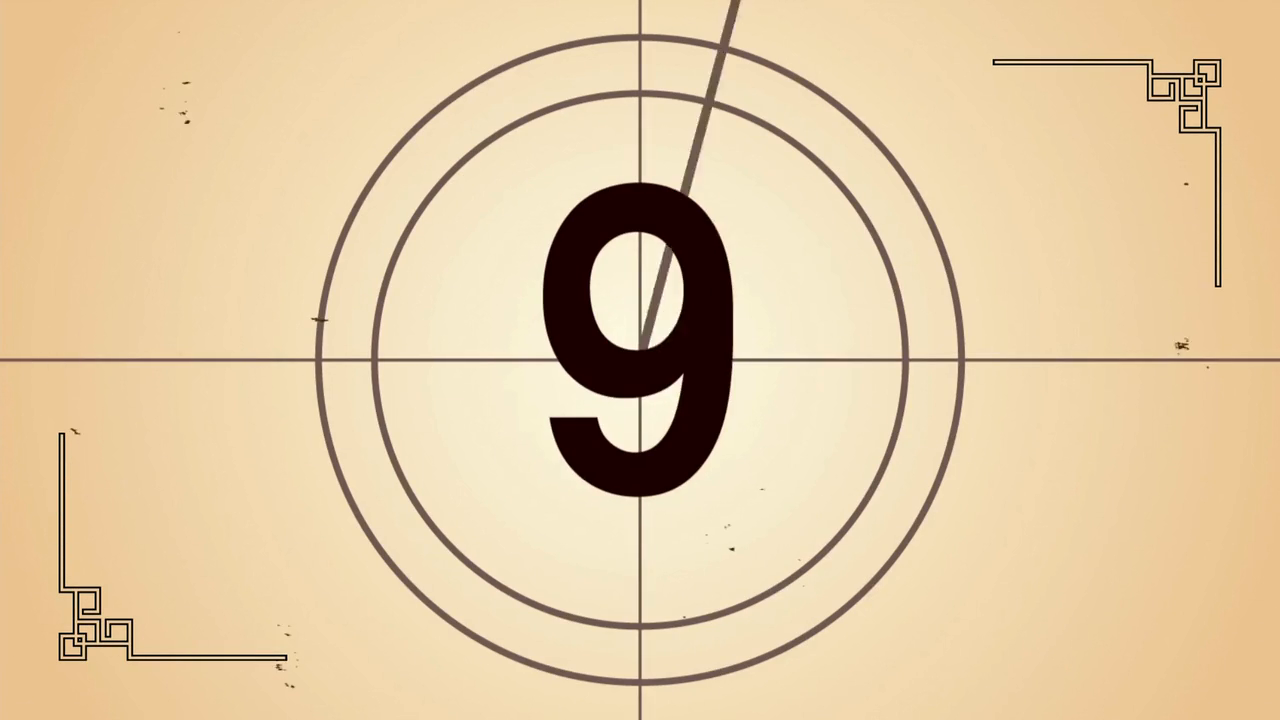
#> input picture frame 32 of Experiment 7 - Solutions by students/input_video.mp4, 1280 x 720 px
$ python EXP07.PY
#> lines starting #> are read from the running program, lines starting #| are printed output that depends on the picture
import cv2
import numpy as np

# --------------------------------------------------
# 1. Open Video
# --------------------------------------------------

video_path = "input_video.mp4"   # Change this to your video file
cap = cv2.VideoCapture(video_path)

if not cap.isOpened():
    print("Error: Could not open video.")
    exit()

# Read first frame
ret, old_frame = cap.read()
#> old_frame is the input picture: shape (720, 1280, 3); mean B, G, R 164.3, 202.1, 226.6

if not ret:
    print("Error: Could not read video.")
    cap.release()
    exit()

# Convert first frame to grayscale
old_gray = cv2.cvtColor(old_frame, cv2.COLOR_BGR2GRAY)
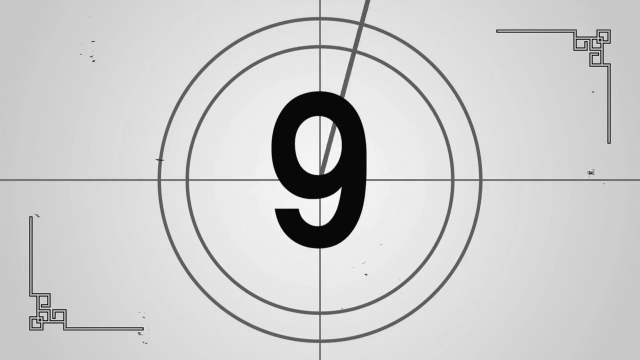
#> old_gray: shape (720, 1280) (shown at 1/2 size); min 0, max 254, mean 205.2

# --------------------------------------------------
# 2. Parameters for Lucas-Kanade Optical Flow
# --------------------------------------------------

feature_params = dict(
    maxCorners=100,
    qualityLevel=0.3,
    minDistance=7,
    blockSize=7
)

lk_params = dict(
    winSize=(15, 15),
    maxLevel=2,
    criteria=(
        cv2.TERM_CRITERIA_EPS | cv2.TERM_CRITERIA_COUNT,
        10,
        0.03
    )
)

# Detect feature points
p0 = cv2.goodFeaturesToTrack(
    old_gray,
    mask=None,
    **feature_params
)
#> p0 = 68 rows, first 8: [1216, 82], [1204, 128], [1204, 75], [1148, 63], [99, 641], [1170, 96], [1181, 107], [1180, 78]

# Mask for drawing trajectories
mask = np.zeros_like(old_frame)

# --------------------------------------------------
# 3. Process Video
# --------------------------------------------------

while True:

    ret, frame = cap.read()
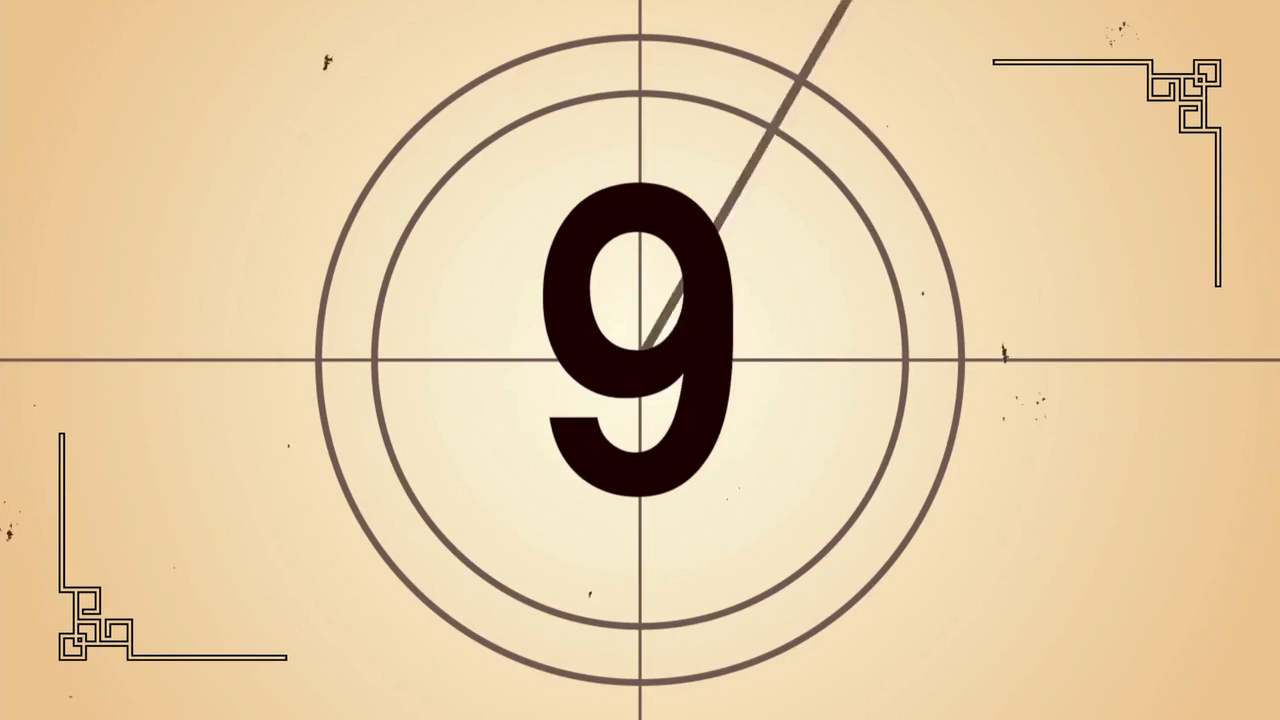
#> input picture frame 33 of Experiment 7 - Solutions by students/input_video.mp4, 1280 x 720 px
#> frame is the input picture: shape (720, 1280, 3); mean B, G, R 164.2, 202.1, 226.5

    if not ret:
        break

    frame_gray = cv2.cvtColor(frame, cv2.COLOR_BGR2GRAY)

    # --------------------------------------------------
    # Lucas-Kanade Sparse Optical Flow
    # --------------------------------------------------

    if p0 is not None and len(p0) > 0:

        p1, status, error = cv2.calcOpticalFlowPyrLK(
            old_gray,
            frame_gray,
            p0,
            None,
            **lk_params
        )
#> p1 has the same summary as p0; status = 68 values from 1 to 1; error = 68 values, max 56.68 at index 66, min 0 at index 0, mean 1.68

        if p1 is not None and status is not None:

            # Select successfully tracked points
            good_new = p1[status == 1]
#> good_new = 68 pairs, first value 61 to 1218, second value 61 to 658
            good_old = p0[status == 1]
#> good_old has the same summary as good_new

            # Draw trajectories
            for new, old in zip(good_new, good_old):

                x_new, y_new = new.ravel()
                x_old, y_old = old.ravel()

                x_new, y_new = int(x_new), int(y_new)
                x_old, y_old = int(x_old), int(y_old)

                # Draw trajectory
                mask = cv2.line(
                    mask,
                    (x_new, y_new),
                    (x_old, y_old),
                    (0, 255, 0),
                    2
                )

                # Draw current point
                frame = cv2.circle(
                    frame,
                    (x_new, y_new),
                    4,
                    (0, 0, 255),
                    -1
                )
#> this loop made 68 passes
#> (x_new, y_new, x_old, y_old) on passes 1 to 8: (1216, 82, 1216, 82), (1204, 128, 1204, 128), (1204, 75, 1204, 75), (1148, 63, 1148, 63), (99, 641, 99, 641), (1170, 96, 1170, 96), (1181, 107, 1181, 107), (1180, 78, 1180, 78)
#> frame: shape (720, 1280, 3); mean B, G, R 163.9, 201.6, 226.9
#> mask: shape (720, 1280, 3); mean of channels 0, 1, 2 0, 0.1, 0

            # Combine frame and trajectories
            sparse_output = cv2.add(frame, mask)

            # Update points
            p0 = good_new.reshape(-1, 1, 2)

        else:
            p0 = None

    else:
        sparse_output = frame.copy()

        # Detect new features if no points remain
        p0 = cv2.goodFeaturesToTrack(
            frame_gray,
            mask=None,
            **feature_params
        )

    # --------------------------------------------------
    # Farneback Dense Optical Flow
    # --------------------------------------------------

    flow = cv2.calcOpticalFlowFarneback(
        old_gray,
        frame_gray,
        None,
        pyr_scale=0.5,
        levels=3,
        winsize=15,
        iterations=3,
        poly_n=5,
        poly_sigma=1.2,
        flags=0
    )

    # Convert flow from Cartesian coordinates
    # to magnitude and direction
    magnitude, angle = cv2.cartToPolar(
        flow[..., 0],
        flow[..., 1]
    )

    # HSV image for visualization
    hsv = np.zeros_like(frame)

    # Saturation
    hsv[..., 1] = 255

    # Direction -> Hue
    hsv[..., 0] = angle * 180 / np.pi / 2

    # Magnitude -> Brightness
    hsv[..., 2] = cv2.normalize(
        magnitude,
        None,
        0,
        255,
        cv2.NORM_MINMAX
    )
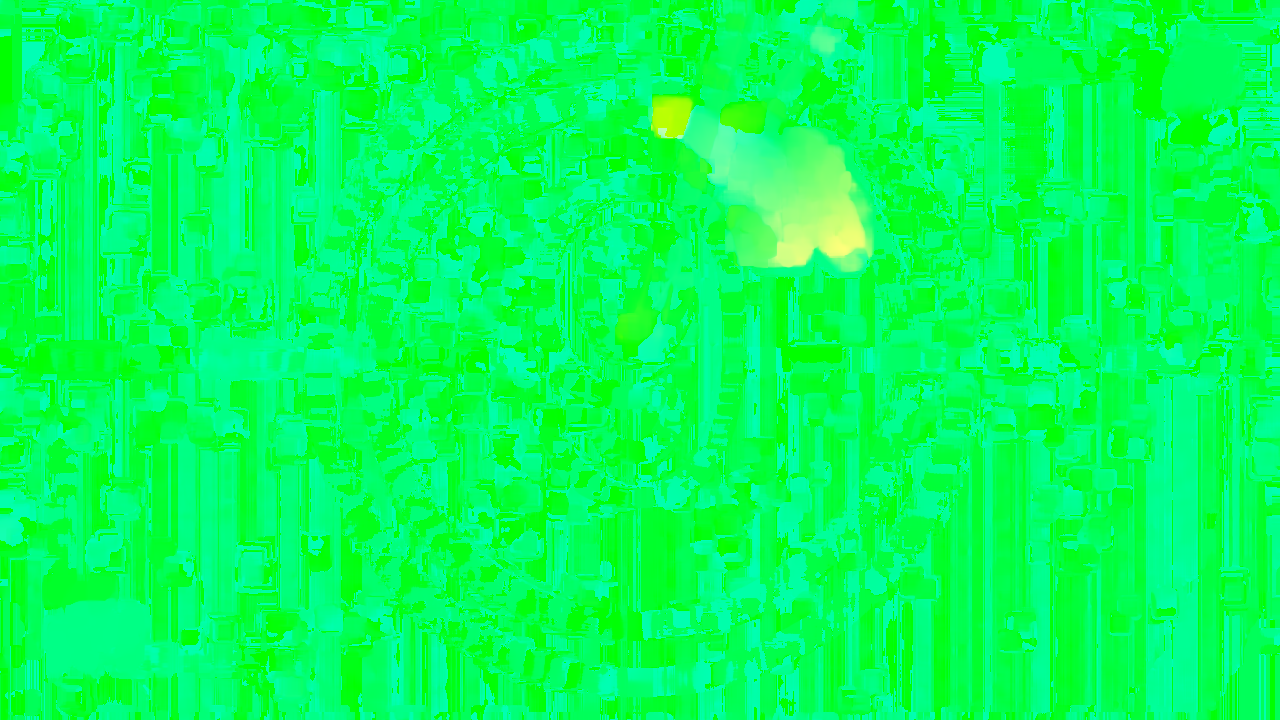
#> hsv: shape (720, 1280, 3); mean of channels 0, 1, 2 90.1, 255, 2.9; drawn as B, G, R

    # Convert HSV to BGR
    dense_output = cv2.cvtColor(
        hsv,
        cv2.COLOR_HSV2BGR
    )
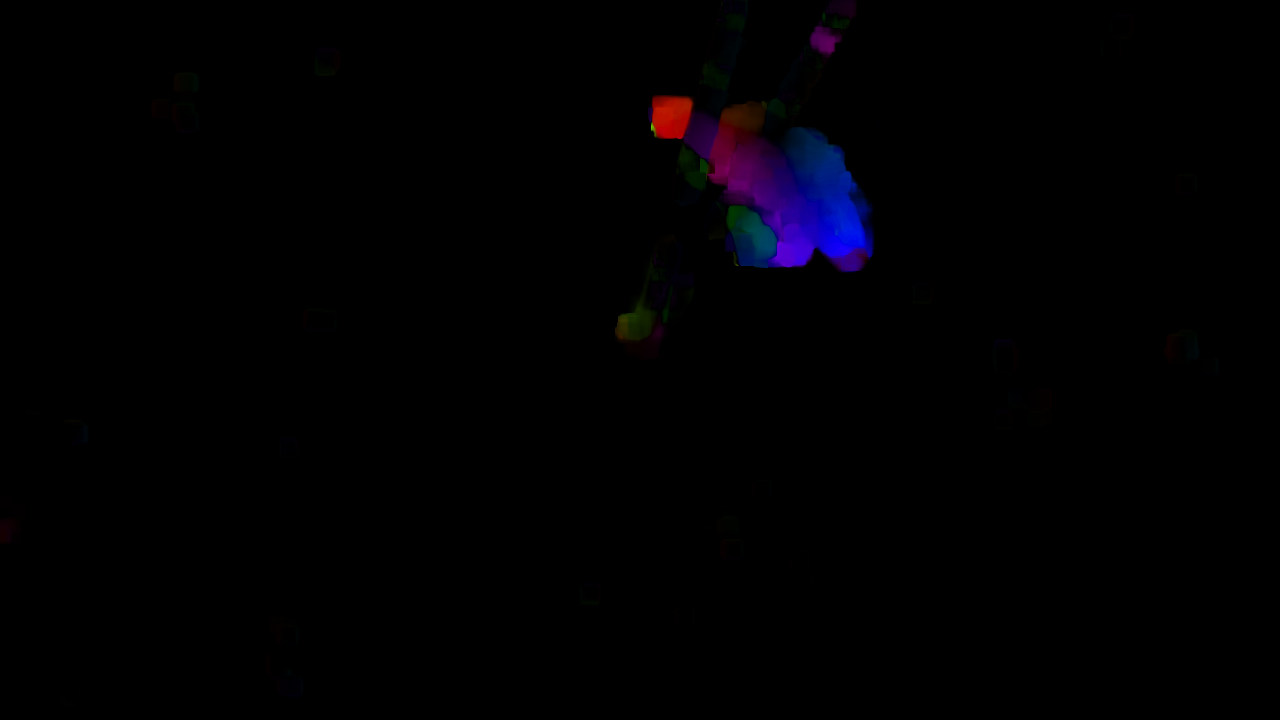
#> dense_output: shape (720, 1280, 3); mean B, G, R 2.4, 0.4, 1.1

    # --------------------------------------------------
    # 4. Display Results
    # --------------------------------------------------

    cv2.imshow(
        "Lucas-Kanade Sparse Optical Flow",
        sparse_output
    )

    cv2.imshow(
        "Farneback Dense Optical Flow",
        dense_output
    )

    # Update previous frame
    old_gray = frame_gray.copy()

    # Press ESC to exit
    key = cv2.waitKey(30) & 0xFF
#> (key Esc is pressed here)

    if key == 27:
        break

# --------------------------------------------------
# 5. Release Resources
# --------------------------------------------------

cap.release()
cv2.destroyAllWindows()

$ run again, starting later in the video
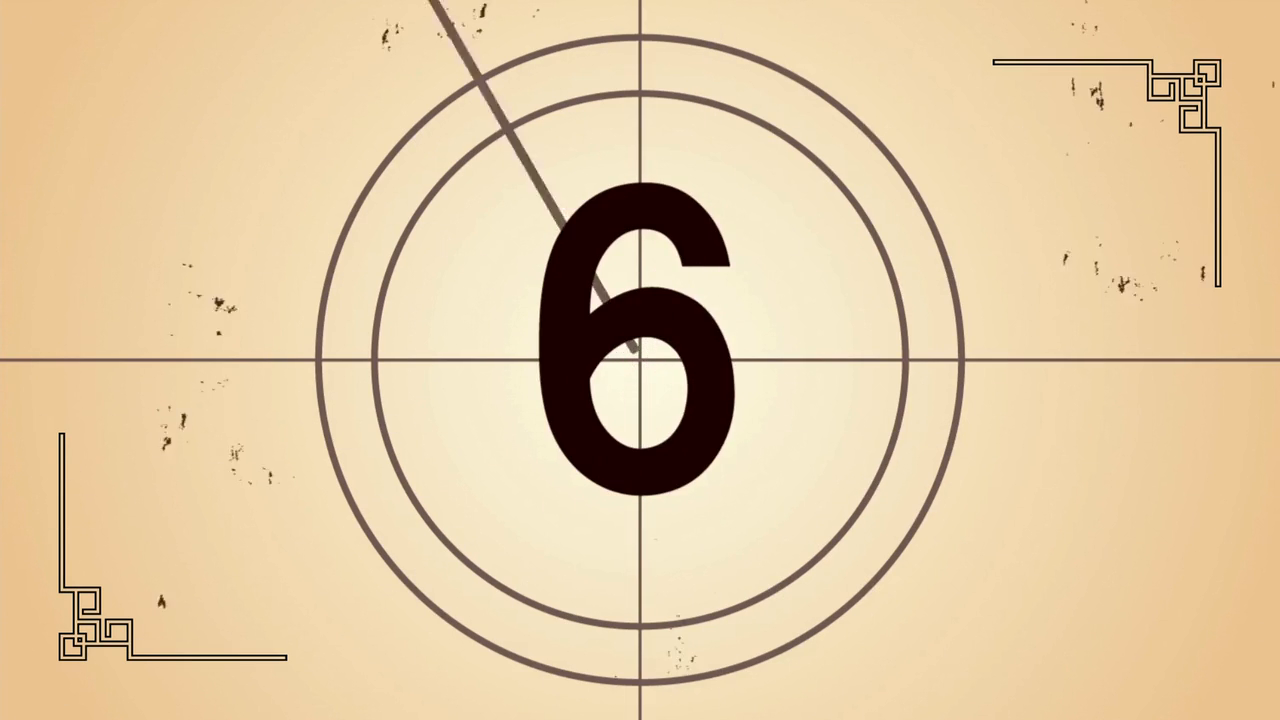
#> input picture frame 148 of Experiment 7 - Solutions by students/input_video.mp4, 1280 x 720 px
#> old_frame is the input picture: shape (720, 1280, 3); mean B, G, R 164.1, 201.9, 226.3
#> p0 = 75 rows, first 8: [1148, 63], [1216, 82], [63, 637], [1203, 128], [1200, 80], [79, 639], [1180, 78], [1170, 96]
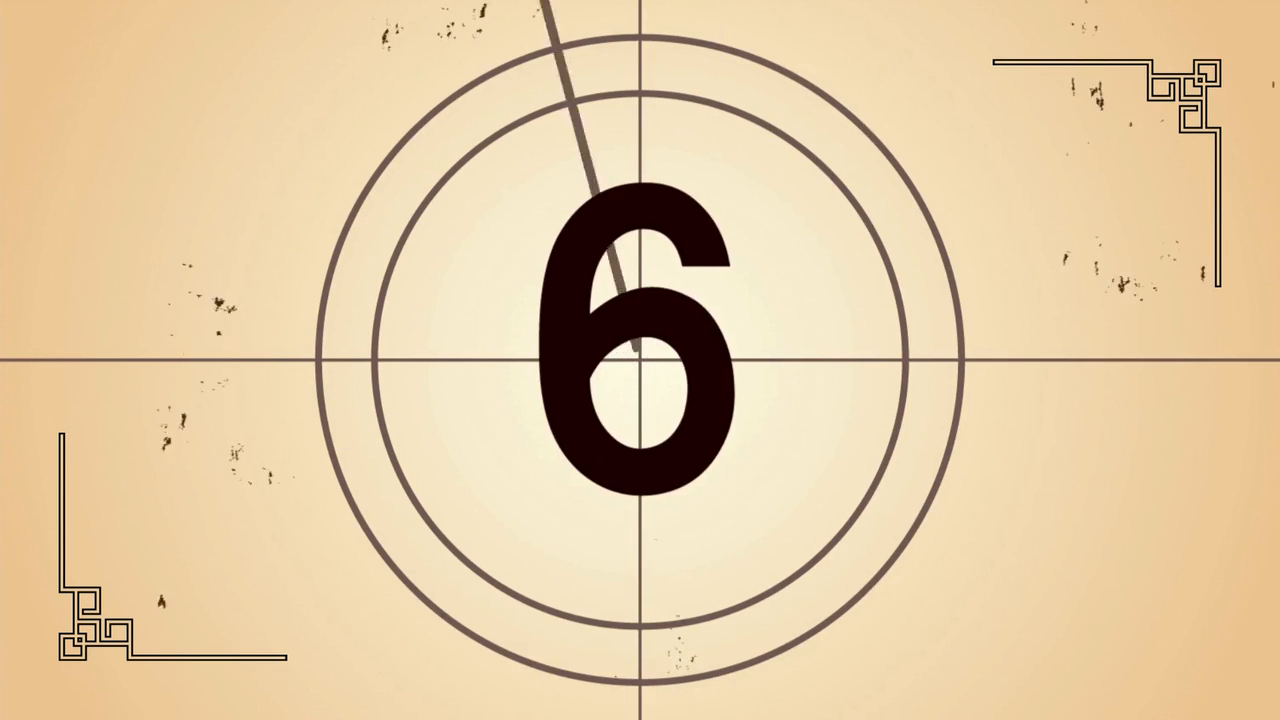
#> input picture frame 149 of Experiment 7 - Solutions by students/input_video.mp4, 1280 x 720 px
#> frame is the input picture: shape (720, 1280, 3); mean B, G, R 164.1, 202, 226.3
#> p1 has the same summary as p0; status = 75 values from 1 to 1; error = 75 values, max 43.22 at index 73, min 0 at index 0, mean 1.1
#> good_new = 75 pairs, first value 61 to 1218, second value 61 to 658
#> good_old has the same summary as good_new
#> the loop `for new, old in zip(good_new, good_old): ` made 75 passes
#> (x_new, y_new, x_old, y_old) on passes 1 to 8: (1148, 63, 1148, 63), (1216, 82, 1216, 82), (63, 637, 63, 637), (1203, 128, 1203, 128), (1200, 80, 1200, 80), (79, 639, 79, 639), (1180, 77, 1180, 78), (1170, 95, 1170, 96)
#> `hsv[..., 2] = cv2.normalize( magnitude, None, 0, 255, cv2.NORM_MINMAX )`:
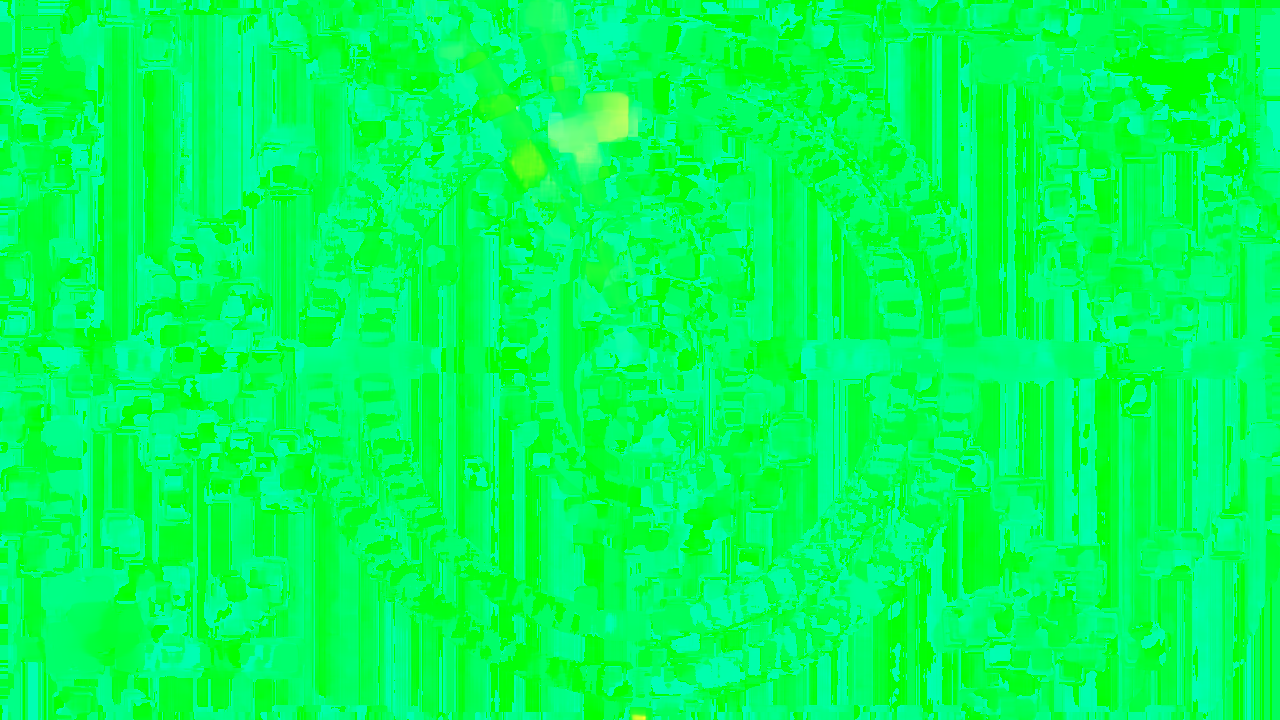
#> hsv: shape (720, 1280, 3); mean of channels 0, 1, 2 89.8, 255, 0.9; drawn as B, G, R
